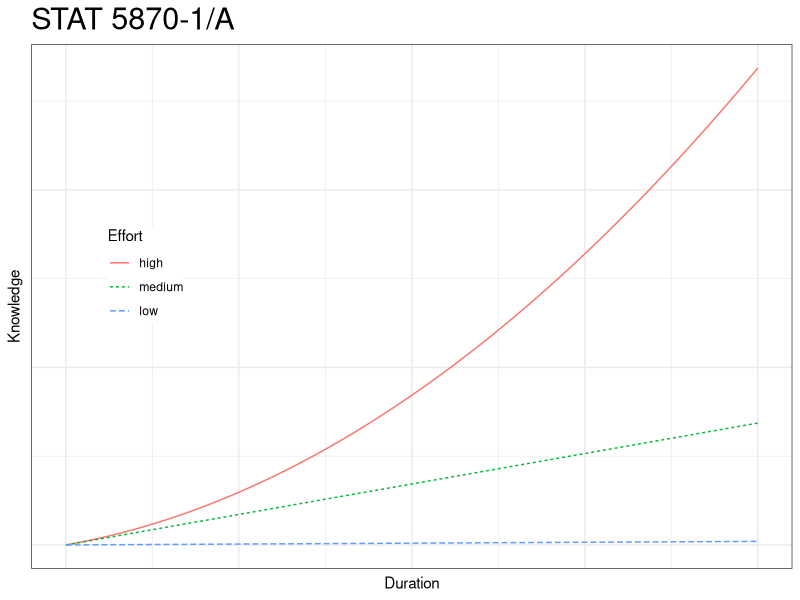

Recreate this plot in R.
library("tidyverse")

d <- expand.grid(
  Effort = c("low","medium","high"),
  Duration = 0:100
) %>%
  mutate(Knowledge = 
           Duration/100 + 
           Duration/3 * (Effort %in% c("medium","high")) +
           Duration^2/100 * (Effort == "high"),
         Effort = factor(Effort, levels = c("high","medium","low"))
         ) 

g <- ggplot(d, aes(Duration, Knowledge, 
              color = Effort, linetype = Effort, group = Effort)) + 
  geom_line() +
  theme_bw() +
  labs(title = "STAT 5870-1/A") +
  theme(
    plot.title = element_text(size = 22),
    legend.position = c(.15,.56),
    legend.margin=margin(t = 0, unit='cm'),
    axis.text.x = element_blank(),
    axis.text.y = element_blank(),
    axis.ticks = element_blank()) 

m <- 4
ggsave(filename = "5870_image.png", g,
       units="px", width = m*262, height = m*146)
